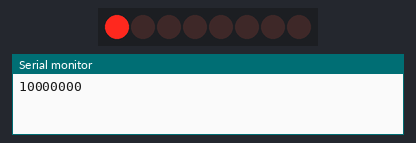
Recording of a sketch running on a simulated Arduino Uno, built with avr-gcc and run on an emulated ATmega328P. Parts: 8 shift-register outputs drawn as a row of LEDs (first output left, lit = HIGH), the last lines printed to the serial monitor. Wiring (inferred from the names in the program): shift register (74HC595): data pin 12; shift clock pin 9; latch pin 11. Wiring (inferred from the signals the program sends): row of LEDs: on Q0, Q1, Q2, Q3, Q4, Q5, Q6, Q7.

Above: at 0.1 s.
At 1.1 s:
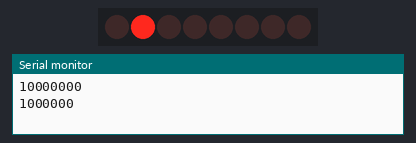
At 2.1 s:
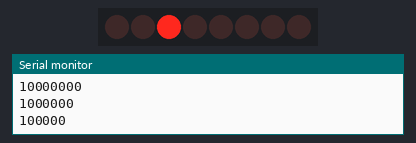
At 3.1 s:
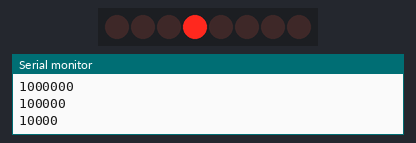
At 5.1 s:
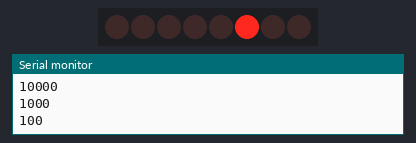
At 7.1 s:
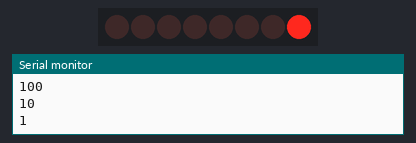
Timing chart, 0 to 9.5 s (numbered marks = the images above):
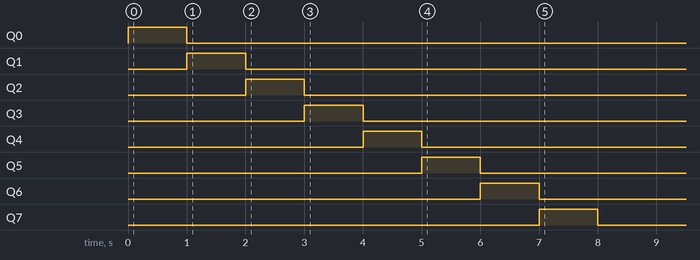

The sketch:

Wednesday_LSR.ino
```cpp
int latchPin=11;
int clockPin=9;
int dataPin=12;
int dt=1000;
byte myByte=0b10000000; //Put your binary number here

void setup() {
  // put your setup code here, to run once:
Serial.begin(9600);
pinMode(latchPin,OUTPUT);
pinMode(dataPin,OUTPUT);
pinMode(clockPin,OUTPUT);
}

void loop() {
  // put your main code here, to run repeatedly:
digitalWrite(latchPin,LOW);
shiftOut(dataPin,clockPin,LSBFIRST,myByte);
digitalWrite(latchPin,HIGH);
Serial.println(myByte,BIN);
delay(dt);
myByte=myByte/2;
}
```

Measured:
- by itself, Q0: LOW → HIGH at 0.00 s, → LOW 1.0 s later
- by itself, Q1: LOW → HIGH at 1.0 s, → LOW 1.0 s later
- by itself, Q2: LOW → HIGH at 2.0 s, → LOW 1.0 s later
- by itself, Q3: LOW → HIGH at 3.0 s, → LOW 1.0 s later
- by itself, Q4: LOW → HIGH at 4.0 s, → LOW 1.0 s later
- by itself, Q5: LOW → HIGH at 5.0 s, → LOW 1.0 s later
- by itself, Q6: LOW → HIGH at 6.0 s, → LOW 1.0 s later
- by itself, Q7: LOW → HIGH at 7.0 s, → LOW 1.0 s later
